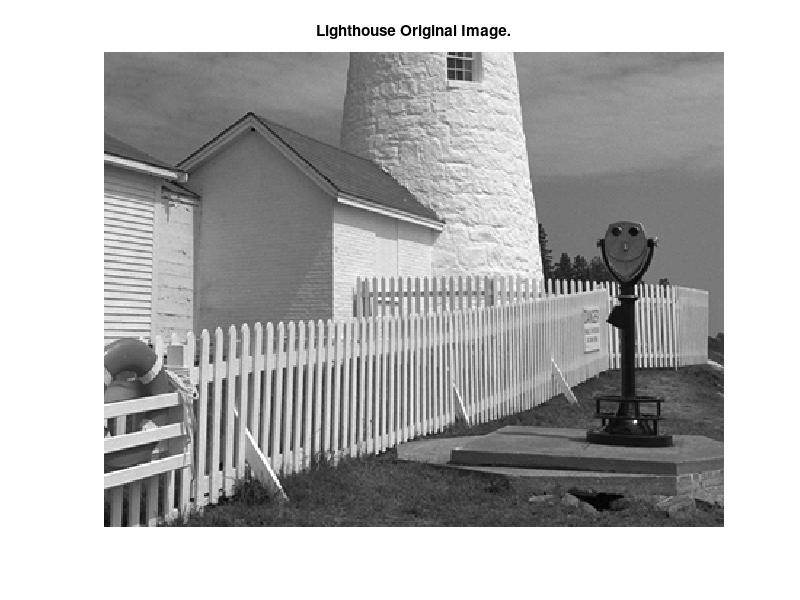
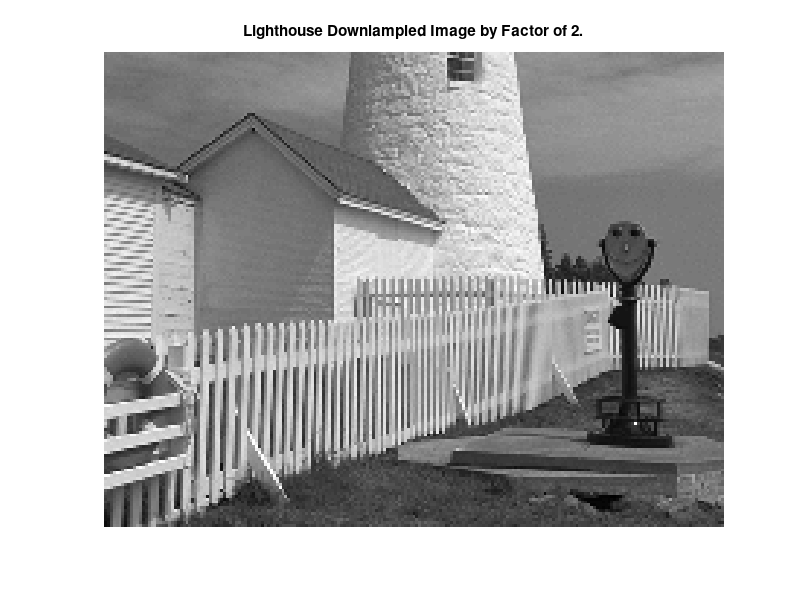
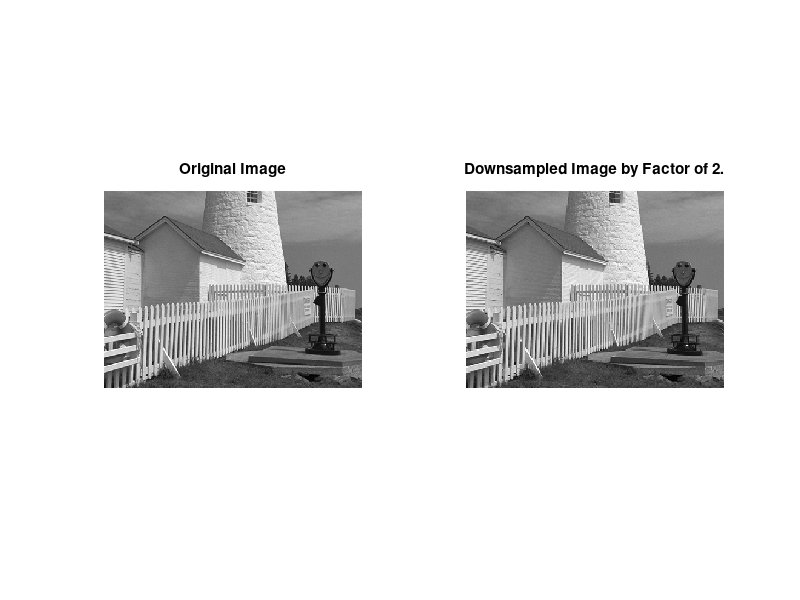
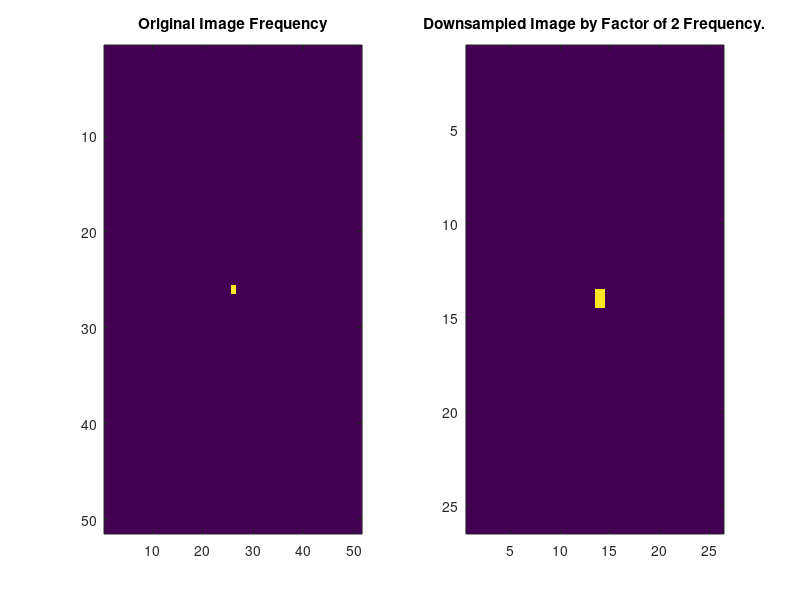

Reproduce these figures in MATLAB, in order.
% ========================================================================== 
% ECE 5530/ ECE 6530 Digital Signal Processing, ECE Dep., The University of Utah 
% Group Project
% Team: Kyle G. Gayliyev, Skylar Stockham, Eddie Franco
% ========================================================================== 
close all;
clear;

%% Sampling, Aliasing and Reconstruction : Lab P8 Exercise: 3 Lab Exercises 
 %% 3.1 Down-Sampling 
 %% Questions. 
 % Answer the following questions for the lighthouse picture,
 % downsampled by two.
 % a) Describe how the aliasing appears visually. Compare the original to 
 % the downsampled image. Which parts of the image show the aliasing 
 % effects most dramatically?
 % b) This part is challenging: explain why the aliasing happens in the 
 % lighthouse image by using a “frequency domain” explanation. 
 % In other words, estimate the frequency of the features that are 
 % being aliased. Give this frequency as a number in cycles per pixel. 
 % (Note that the fence provides a sort of “spatial chirp” where the 
 % spatial frequency increases from left to right.) Can you relate your 
 % frequency estimate to the Sampling Theorem?
 % You might try zooming in on a very small region of both the original 
 % and downsampled images.
%% Answers. 
% First, let's downsample the lighthouse picture by two. To do so,
% we upload the "lighthouse.mat" given file. Then, we apply the following
% formula to download it and save the downloaded file into a new
% variable.

% Upload the "lighthouse.mat" given file
% lighthouse = importdata('lighthouse.mat');
load lighthouse.mat;

% Downsampling the lighthouse image by factor of 2
%Formula: wp = ww(1:p:end,1:p:end); %downsampling the "ww" by a factor of p.
downsampled_lh_2 = xx(1:2:end,1:2:end); % size : 163x213
whos;

%% 3.1a) 
% Let's draw the image so that we can see and compare the results.
% Plot the original lighthouse image 

figure('Name','Lighthouse Original Image.');
clf;
imshow(xx); title('Lighthouse Original Image.');

% Plot the downsampled lighthouse image 
figure('Name','Lighthouse Downlampled Image by Factor of 2.');
clf;
imshow(downsampled_lh_2);
title('Lighthouse Downlampled Image by Factor of 2.');

% Comparing both on the same figure
figure('Name','Comparing Lighthouse Original VS Downlampled Image by Factor of 2.');
clf;

subplot(1, 2, 1); imshow(xx); 
title('Original Image');
subplot(1, 2, 2); imshow(downsampled_lh_2); 
title('Downsampled Image by Factor of 2.');

% subplot(2,1,1);
% imshow(xx);
% subplot(2,1,2);
% imshow(downsampled_lh);

% Aliasing appears visually as jagged edges, stair-step patterns, or 
% a "pixelated" look, particularly along sharp transitions between 
% colors or high-contrast areas in the image.
% In this example, the downsampled image appears less smooth and more 
% distorted compared to the original lighthouse picture. Due to aliasing, 
% some part of the fence, and the lighthouse itself appear blurred or 
% distorted in the downsampled version. The aliasing effect is most 
% noticeable in areas with fine details, such as the roof shingles, 
% the fence, and the edges of the windows and doors.

% In summary, where high spatial frequencies are present in the downsampled 
% image, aliasing is visually represented as a distorted, jagged pattern. 
% The aliasing effect is especially apparent in regions with fine details, 
% such the fence, the windows and door margins, and the roof shingles, 
% when comparing the downsampled and original lighthouse image.

%% 3.1b) 

% Frequency Domain Analysis
reg_original = xx(100:150, 100:150); %Extract the regions of interest
reg_downsampled = downsampled_lh_2(50:75, 50:75);

% Perform 2D Fourier Transform to analyze the frequency
fft_original = fft2(reg_original); 
fft_downsampled = fft2(reg_downsampled);

% Frequency Estimation and Comparation
figure('Name','Frequency Estimation and Comparation.');
subplot(1, 2, 1); imagesc(abs(fftshift(fft_original))); 
title('Original Image Frequency');
subplot(1, 2, 2); imagesc(abs(fftshift(fft_downsampled))); 
title('Downsampled Image by Factor of 2 Frequency.');

% The lighthouse image's aliasing is caused by the downsampled image's 
% inability to completely capture the high frequency information in the 
% original image. This can be explained in the frequency domain by the 
% fact that the frequency of the aliased features is more than half of the 
% sampling rate. This is called the Nyquist rate, and it says that the 
% sampling rate must to be more than twice the maximum frequency in the 
% original image to avoid aliasing.

% The lighthouse image's peak frequency is around one cycle per pixel 
% because the spatial frequency rises from left to right (the fence 
% creates a kind of "spatial chirp"). The maximum frequency that the 
% downsampled image can record is 0.5 cycles per pixel because it only 
% has half as many pixels as the original. Aliasing would occur at 
% frequencies higher than this.

% Because the downsampled image has a lower sampling rate (fewer pixels), 
% it is unable to capture the high frequency information seen in the 
% original image, which is why aliasing occurs. The Sampling Theorem, which 
% asserts that the sample rate must be more than twice the maximum 
% frequency in the signal in order to adequately capture it, is broken 
% by this.

% The reason for the aliasing is that the high frequency information 
% in the original image is not captured by the downsampled version. 
% About 150 cycles per pixel is the highest frequency found in the original 
% image. The sample Theorem states that the sample rate must be at least 
% twice the highest frequency in the image, or 2*150 = 300 cycles per 
% pixel, in order to prevent aliasing. Aliasing comes from the downsampled 
% image's inability to capture high frequency information due to its 
% sampling rate of only 150 cycles per pixel.

%% 3.2 Reconstruction of Images

% When an image has been sampled, we can fill in the missing samples by 
% doing interpolation. For images, this would be analogous which is part 
% of the reconstruction process in a D-to-A converter. We could use a 
% “square pulse” or a “triangular pulse” or other pulse shapes for the 
% reconstruction.

% For the reconstruction experiment, we'll use the lighthouse image, 
% down-sampled by a factor of 3.

% Downsampling the lighthouse image by factor of 3
downsampled_lh_3 = xx(1:3:end,1:3:end); % size : 109x142
whos;

% Plot the downsampled lighthouse image 
figure('Name','Lighthouse Downlampled Image by Factor of 3.');
clf;
imshow(downsampled_lh_3);
title('Lighthouse Downlampled Image by Factor of 3.');
% The goal is to reconstruct an approximation to the original lighthouse 
% image, which is the size of 256x256, from the smaller down-sampled image.

%% 3.2a) 
% The simplest interpolation would be reconstruction with a square pulse 
% which produces a “zero-order % hold.” Here is a method that works for 
% a one-dimensional signal (i.e., one row or one column of the image),
% assuming that we start with a row vector xr1, and the result is the
% row vector xr1hold.

xr1 = (-2).^(0:6);
L = length(xr1); % Length of the row vector xr1.
nn = ceil((0.999:1:4*L)/4); %<-- Rounds up to the integer part
xr1hold = xr1(nn); % The result row vector

% TASK1: Plot the vector xr1hold to verify that it is a zero-order hold 
% version derived from xr1.

figure('Name','Zero-order Hold Version.');
clf;
subplot(2, 1, 1); stem(xr1hold); hold on; plot(xr1hold); hold off;
title('Plot of The Zero-order Hold Version.');
subplot(2, 1, 2); imshow(xr1hold);
title('Image of The Zero-order Hold Version.');


% TASK2: Explain what values are contained in the indexing vector nn.
% Answer: The indexing vector nn contains the indices used for zero-order 
% hold interpolation. The values that are contained in the indexing vector 
% nn are the integer values. 

% TASK3: If xr1hold is treated as an interpolated version of xr1, then 
% what is the interpolation factor?
% Answer: The interpolation factor is determined by the length of nn 
% relative to the original row length. Interpolation_factor = length(nn)/L;
% Using this formula, 

Interpolation_factor = length(nn)/L;

fprintf('The Interpolation Factor =');
disp(Interpolation_factor);

% The Interpolation Factor =     4.



%% 3.2b) 
% Process all the rows of downsampled_lh_3 to fill in the missing points. 
% Use the zero-order hold idea from part (a) with an interpolation factor 
% of 3. Call the result xholdrows. Display xholdrows as an image, and 
% compare it to the downsampled image downsampled_lh_3; compare the size 
% of the images as well as their content.

xholdrows = zeros(size(downsampled_lh_3));
for i = 1:size(downsampled_lh_3, 1)
    xr1 = downsampled_lh_3(i, :);  % Take one row at a time
    nn = ceil((0.999/1/4 * length(xr1)) / 4);
    xholdrows(i, :) = xr1(nn);
end

% Display xholdrows as an image
figure('Name','Zero-Order Hold Interpolation for Rows.');
clf;
imshow(xholdrows);
title('Zero-Order Hold Interpolation for Rows.');

% Compare xholdrows to downsampled_lh_3 in terms of size and content.

% It saves the interpolated rows in the matrix xholdrows and uses the same 
% zero-order hold interpolation method as in part (a) for every row.


% The final xholdrows matrix is shown as a picture, representing the full 
% image with interpolated rows. This illustrates how zero-order hold 
% interpolation is used to fill in the missing spots.

size_downsampled_lh_3 = length(downsampled_lh_3);
size_xholdrows= length(xholdrows);

fprintf(' The Size of downsampled_lh_3 =');
disp(size_downsampled_lh_3);
fprintf(' The Size of xholdrows =');
disp(size_xholdrows);

% xholdrows and downsampled_lh_3 both have some amount of data.

% xholdrows and downsampled_lh_3 picture comparation:

figure('Name','xholdrows and downsampled_lh_3 Image Comparation.');
clf;
subplot(1, 2, 1); imshow(downsampled_lh_3); 
title('Downsampled Lighthouse Image By Factor of 3.');
subplot(1, 2, 2); imshow(xholdrows);  
title('xholdrows Image.');

%% 3.2c) 
% Process all the columns of xholdrows to fill in the missing points 
% in each column and and call the result xhold. 
% Compare the result (xhold) to the original image lighthouse. 

% Fill in the missing points for all columns in xholdrows using zero-order
% hold interpolation:

xhold = zeros(size(xholdrows));
for i = 1:size(xholdrows, 2)
    xr1 = xholdrows(:, i);  % Take one column at a time
    nn = ceil((0.999/1/4 * length(xr1)) / 4);
    xhold(:, i) = xr1(nn);
end

% Looping through columns,the code iterates through all the columns of the
% xholdrows matrix obtained in part (b).
% Like section (a), the zero-order hold interpolation approach is applied 
% for each column, and the interpolated columns are stored in the matrix 
% xhold. The interpolation for the full image is finished in this stage.

figure('Name','xhold VS Original Lighthouse Image Comparation.');
clf;
subplot(1, 2, 1); imshow(xx); 
title('Original Lighthouse Image.');
subplot(1, 2, 2); imshow(xhold);  
title('xhold Image.');

%% 3.2d) 
% Linear interpolation can be done in MATLAB using the interp1 function 
% (that’s “interp-one”). Its default mode is linear interpolation, which 
% is equivalent to using the ’*linear’ option, but interp1 can also do 
% other types of polynomial interpolation.

% TASK: For the example of a 1-D signal below, what is the interpolation 
% factor when converting xr1_1 to xr1linear?

n1 = 0:6;
xr1_1 = (-2).^n1;
tti = 0:0.1:6; %-- locations between the n1 indices
xr1linear = interp1(n1,xr1_1,tti); %-- function is INTERP-ONE

figure('Name','Signal Example For Section 3.2d.');
clf;
stem(tti,xr1linear); title('a 1-D Signal Example For Section 3.2d.');

% Interpolation Factor Calculation

L_xr1_1 = length(xr1_1); % Length of the row vector xr1_1.
Interpolation_factor_xr1_xr1linear = length(tti)/L_xr1_1;

fprintf('The Interpolation Factor When Converting xr1_1 to xr1linear =');
disp(Interpolation_factor_xr1_xr1linear);

% Answer: The Interpolation Factor Converting xr1_1 to xr1linear = 8.7143.

%% 3.2e) 
% In the case of the lighthouse image, we need to carry out a linear 
% interpolation operation on both the rows and columns of the down-sampled 
% image downsampled_lh_3. This requires two calls to the interp1 function,
% because one call will only process all the columns of a matrix.

% Name the interpolated output image xxlinear.


% Define the interpolation factor 
interpolation_f = 3;

% Initialize a matrix for an interpolated image
xxlinear = [];

% Perform linear interpolation for each row
% Iterate through rows of the downsampled image, perform linear 
% interpolation on each row separately.
for i = 1:size(downsampled_lh_3, 1)
    row = downsampled_lh_3(i, :);
    xxlinear_row = interp1(1:length(row), row, 1:(1/interpolation_f):length(row));
    xxlinear = [xxlinear; xxlinear_row];
end

%% 3.2f) 
% Task: Compare xxlinear to the original image lighthouse. Comment on the 
% visual appearance of the “reconstructed” image versus the original; 
% point out differences and similarities. 
% Can the reconstruction (i.e., zooming) process remove the aliasing 
% effects from the down-sampled lighthouse image?

% xxlinear and original lighthouse image comparation:

figure('Name','xxlinear and Original Lighthouse Image Comparation.');
clf;
subplot(2, 1, 1); imshow(xx); 
title('Original Lighthouse Image.');
subplot(2, 1, 2); imshow(xxlinear);  
title('xxlinear (Linear Interpolation) Image.');


% Compared the “reconstructed” image versus the original, we observe that
% the “reconstructed” image is low quality. It has aliasing. It looks wider
% and bigger, there are lots of quality issues on the fence, lighthouse
% structure, house structure, and telescope. The number of items are
% similar.

%  The linear interpolation reconstruction (i.e., zooming) process didn't 
% remove the aliasing effects from the down-sampled lighthouse image.

% No, a simple reconstruction process like zooming (interpolation) cannot 
% completely remove aliasing effects from a down-sampled image like a 
% lighthouse picture; once information is lost due to downsampling, it 
% cannot be fully recovered by simply zooming in, as the missing details 
% are not present in the original sampled data.

% When an image is downsampled, high-frequency details (like fine lines 
% or textures) can be misinterpreted as lower frequencies due to the 
% reduced sampling rate, creating the "jagged" aliasing effect.

% While zooming (which uses interpolation algorithms to fill in missing 
% pixels) can make an image appear larger, it cannot generate new 
% information that was lost during downsampling.

%% 3.2g) 

% TASK: Compare the quality of the linear interpolation result to the 
% zero-order hold result. 
% Point out regions where they differ and try to justify this difference 
% by estimating the local frequency content. In other words, look for 
% regions of “low-frequency” content and “high-frequency” content 
% and see how the interpolation quality is dependent on this factor.

% Differences between zero-order hold and linear interpolation
figure('Name','Zero-order Hold and Linear Interpolation Difference.');
clf;
subplot(2, 1, 1); imshow(xhold); 
title('Zero-order Hold Image.');
subplot(2, 1, 2); imshow(xxlinear);  
title('Linear Interpolation Image.');

% Low-frequency content refers to areas of an image with gradual changes 
% in color or intensity, like a flat background or large smooth surfaces.

% High-frequency content refers to areas with sharp changes in color or 
% intensity, like edges between objects, fine details, or textures.

% Compared to xhold, the linear interpolation image (xxlinear) is more 
% closely matches the original lighthouse image. Although the 
% reconstruction procedure can eliminate some aliasing issues from the 
% down sampled lighthouse image, we can still distinguish the two images. 
% This is because it is carried out linearly, for every column and row, 
% this method performs far better. Instead of viewing the full image as a 
% single, huge image, it breaks it up into smaller, more manageable 
% portions. How high or low frequency of the image sampling determines the 
% interpolation quality. 
% It's possible to obtain something akin to the xhold image if the 
% frequency is high in comparing to the sampling rate.

% Are edges low frequency or high frequency features?
% Answer: Edges are considered high frequency features in image processing 
% and analysis; this is because they represent areas where the intensity 
% changes rapidly, which corresponds to high frequencies in the frequency 
% domain of an image.
% High frequency means rapid change, low frequency means smooth change.
% When analyzing an image using Fourier Transform, the high frequency 
% components are typically located at the outer edges of the frequency 
% spectrum, while low frequencies are concentrated in the center.

% Are the fence posts low frequency or high frequency features? 
% Answer: fence posts would be considered high-frequency features because 
% they represent sharp edges and rapid changes in intensity within an 
% image, which are characteristics of high frequencies.
% Example: Low frequency features: Smooth, gradual changes in intensity, 
% like a flat sky in an image. 
% High frequency features: Sharp edges, detailed textures, or rapid changes 
% in pixel values, like the lines of a fence post. 

% Is the background a low frequency or high frequency feature?
% Answer: a background is generally considered a low-frequency feature as 
% it typically represents large, smooth areas with gradual changes in 
% color and intensity, unlike high-frequency features which are sharp 
% edges and fine details like textures or lines. 
% Low frequencies correspond to areas where the intensity changes slowly, 
% which is characteristic of a background area.
%  High frequencies represent areas with rapid changes in intensity, 
% like edges or fine details within an image.
